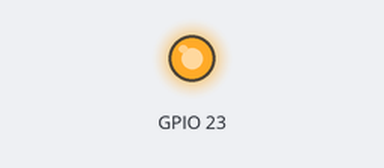
The program below on a simulated Raspberry Pi (BCM pin numbers). On the bench: output pins drawn as LEDs (lit = HIGH). The camera gives no picture and a still takes 0.5 s. At 30.0 s the program stops and its outputs stay as they are.

Above: at 0.1 s.
Timing chart, 0 to 1.6 s (numbered marks = the images above):
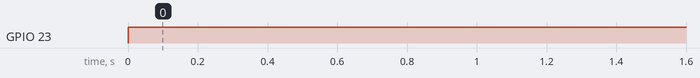

Measured:
- by itself, GPIO 23: LOW → HIGH at 0.00 s

The program:

picamera_preview.py
```python
from picamera import PiCamera
from time import sleep
import RPi.GPIO as GPIO
import time

channel = 23

GPIO.setmode(GPIO.BCM)
GPIO.setup(23, GPIO.OUT)

GPIO.output(23, GPIO.HIGH)

camera = PiCamera()

camera.resolution = (960, 540)
camera.start_preview(fullscreen=False, window=(100,200,960,540))
sleep(30)
camera.stop_preview()
```
